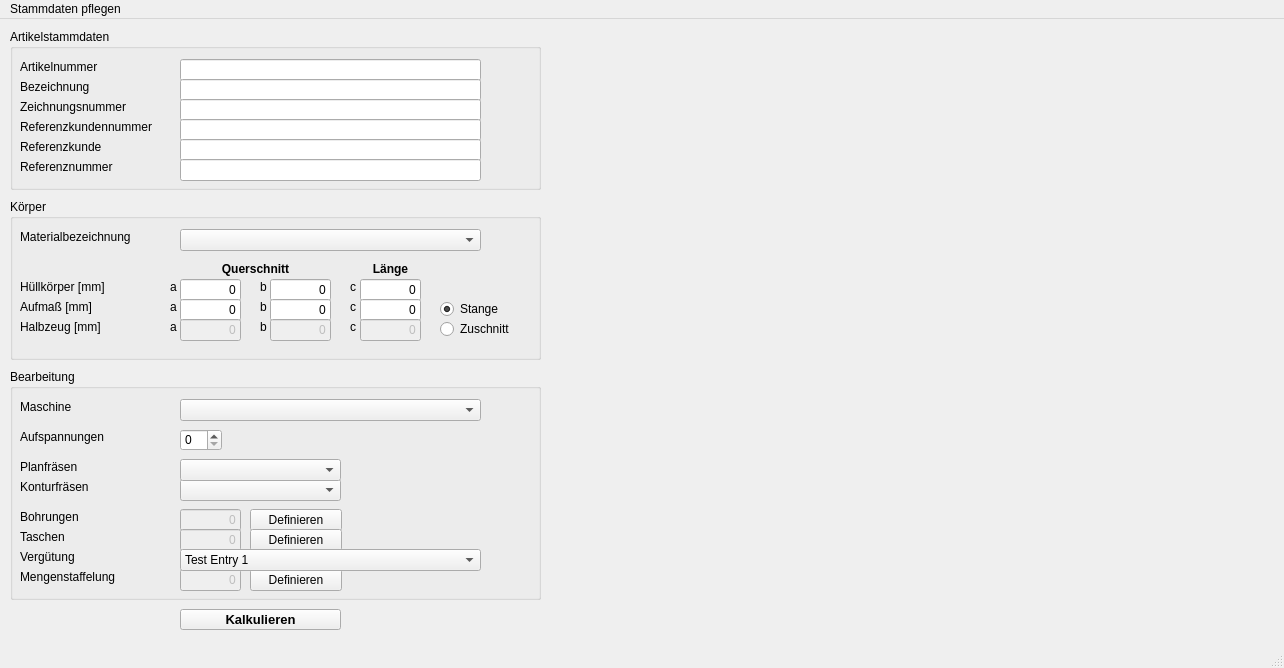
<?xml version="1.0" encoding="UTF-8"?>
<ui version="4.0">
 <class>MainWindow</class>
 <widget class="QMainWindow" name="MainWindow">
  <property name="geometry">
   <rect>
    <x>0</x>
    <y>0</y>
    <width>1284</width>
    <height>668</height>
   </rect>
  </property>
  <property name="windowTitle">
   <string>SoKa</string>
  </property>
  <widget class="QWidget" name="centralwidget">
   <widget class="QGroupBox" name="groupBox_materialmaster">
    <property name="geometry">
     <rect>
      <x>10</x>
      <y>10</y>
      <width>531</width>
      <height>161</height>
     </rect>
    </property>
    <property name="title">
     <string>Artikelstammdaten</string>
    </property>
    <widget class="QLabel" name="label_articleName">
     <property name="geometry">
      <rect>
       <x>10</x>
       <y>50</y>
       <width>171</width>
       <height>16</height>
      </rect>
     </property>
     <property name="text">
      <string>Bezeichnung</string>
     </property>
    </widget>
    <widget class="QLabel" name="label_referenceID">
     <property name="geometry">
      <rect>
       <x>10</x>
       <y>130</y>
       <width>171</width>
       <height>16</height>
      </rect>
     </property>
     <property name="text">
      <string>Referenznummer</string>
     </property>
    </widget>
    <widget class="QLabel" name="label_referenceCustomerID">
     <property name="geometry">
      <rect>
       <x>10</x>
       <y>90</y>
       <width>171</width>
       <height>16</height>
      </rect>
     </property>
     <property name="text">
      <string>Referenzkundennummer</string>
     </property>
    </widget>
    <widget class="QLabel" name="label_referenceCustomer">
     <property name="geometry">
      <rect>
       <x>10</x>
       <y>110</y>
       <width>171</width>
       <height>16</height>
      </rect>
     </property>
     <property name="text">
      <string>Referenzkunde</string>
     </property>
    </widget>
    <widget class="QLabel" name="label_articleID">
     <property name="geometry">
      <rect>
       <x>10</x>
       <y>30</y>
       <width>171</width>
       <height>16</height>
      </rect>
     </property>
     <property name="text">
      <string>Artikelnummer</string>
     </property>
    </widget>
    <widget class="QLabel" name="label_sketchID">
     <property name="geometry">
      <rect>
       <x>10</x>
       <y>70</y>
       <width>171</width>
       <height>16</height>
      </rect>
     </property>
     <property name="text">
      <string>Zeichnungsnummer</string>
     </property>
    </widget>
    <widget class="QLineEdit" name="lineEdit_articleID">
     <property name="geometry">
      <rect>
       <x>170</x>
       <y>30</y>
       <width>301</width>
       <height>22</height>
      </rect>
     </property>
    </widget>
    <widget class="QLineEdit" name="lineEdit_articleName">
     <property name="geometry">
      <rect>
       <x>170</x>
       <y>50</y>
       <width>301</width>
       <height>22</height>
      </rect>
     </property>
    </widget>
    <widget class="QLineEdit" name="lineEdit_sketchID">
     <property name="geometry">
      <rect>
       <x>170</x>
       <y>70</y>
       <width>301</width>
       <height>22</height>
      </rect>
     </property>
    </widget>
    <widget class="QLineEdit" name="lineEdit_referenceCustomerID">
     <property name="geometry">
      <rect>
       <x>170</x>
       <y>90</y>
       <width>301</width>
       <height>22</height>
      </rect>
     </property>
    </widget>
    <widget class="QLineEdit" name="lineEdit_referenceCustomer">
     <property name="geometry">
      <rect>
       <x>170</x>
       <y>110</y>
       <width>301</width>
       <height>22</height>
      </rect>
     </property>
    </widget>
    <widget class="QLineEdit" name="lineEdit_referenceID">
     <property name="geometry">
      <rect>
       <x>170</x>
       <y>130</y>
       <width>301</width>
       <height>22</height>
      </rect>
     </property>
    </widget>
   </widget>
   <widget class="QGroupBox" name="groupBox_body">
    <property name="geometry">
     <rect>
      <x>10</x>
      <y>180</y>
      <width>531</width>
      <height>161</height>
     </rect>
    </property>
    <property name="title">
     <string>Körper</string>
    </property>
    <widget class="QLabel" name="label_material">
     <property name="geometry">
      <rect>
       <x>10</x>
       <y>30</y>
       <width>171</width>
       <height>16</height>
      </rect>
     </property>
     <property name="text">
      <string>Materialbezeichnung</string>
     </property>
    </widget>
    <widget class="QLabel" name="label_crosssection">
     <property name="geometry">
      <rect>
       <x>170</x>
       <y>60</y>
       <width>151</width>
       <height>20</height>
      </rect>
     </property>
     <property name="font">
      <font>
       <weight>75</weight>
       <bold>true</bold>
      </font>
     </property>
     <property name="text">
      <string>Querschnitt</string>
     </property>
     <property name="alignment">
      <set>Qt::AlignCenter</set>
     </property>
    </widget>
    <widget class="QLabel" name="label_length">
     <property name="geometry">
      <rect>
       <x>350</x>
       <y>60</y>
       <width>61</width>
       <height>20</height>
      </rect>
     </property>
     <property name="font">
      <font>
       <weight>75</weight>
       <bold>true</bold>
      </font>
     </property>
     <property name="text">
      <string>Länge</string>
     </property>
     <property name="alignment">
      <set>Qt::AlignCenter</set>
     </property>
    </widget>
    <widget class="QLabel" name="label_body">
     <property name="geometry">
      <rect>
       <x>10</x>
       <y>80</y>
       <width>171</width>
       <height>16</height>
      </rect>
     </property>
     <property name="text">
      <string>Hüllkörper [mm]</string>
     </property>
    </widget>
    <widget class="QLabel" name="label_allowance">
     <property name="geometry">
      <rect>
       <x>10</x>
       <y>100</y>
       <width>171</width>
       <height>16</height>
      </rect>
     </property>
     <property name="text">
      <string>Aufmaß [mm]</string>
     </property>
    </widget>
    <widget class="QLabel" name="label_semifinished">
     <property name="geometry">
      <rect>
       <x>10</x>
       <y>120</y>
       <width>171</width>
       <height>16</height>
      </rect>
     </property>
     <property name="text">
      <string>Halbzeug [mm]</string>
     </property>
    </widget>
    <widget class="QLabel" name="label_bodySideA">
     <property name="geometry">
      <rect>
       <x>160</x>
       <y>80</y>
       <width>16</width>
       <height>16</height>
      </rect>
     </property>
     <property name="text">
      <string>a</string>
     </property>
    </widget>
    <widget class="QLabel" name="label_bodySideB">
     <property name="geometry">
      <rect>
       <x>250</x>
       <y>80</y>
       <width>16</width>
       <height>16</height>
      </rect>
     </property>
     <property name="text">
      <string>b</string>
     </property>
    </widget>
    <widget class="QLabel" name="label_bodySideC">
     <property name="geometry">
      <rect>
       <x>340</x>
       <y>80</y>
       <width>16</width>
       <height>16</height>
      </rect>
     </property>
     <property name="text">
      <string>c</string>
     </property>
    </widget>
    <widget class="QLabel" name="label_allowanceSideA">
     <property name="geometry">
      <rect>
       <x>160</x>
       <y>100</y>
       <width>16</width>
       <height>16</height>
      </rect>
     </property>
     <property name="text">
      <string>a</string>
     </property>
    </widget>
    <widget class="QLabel" name="label_allowanceSideB">
     <property name="geometry">
      <rect>
       <x>250</x>
       <y>100</y>
       <width>16</width>
       <height>16</height>
      </rect>
     </property>
     <property name="text">
      <string>b</string>
     </property>
    </widget>
    <widget class="QLabel" name="label_allowanceSideC">
     <property name="geometry">
      <rect>
       <x>340</x>
       <y>100</y>
       <width>16</width>
       <height>16</height>
      </rect>
     </property>
     <property name="text">
      <string>c</string>
     </property>
    </widget>
    <widget class="QLabel" name="label_semifinishedSideB">
     <property name="geometry">
      <rect>
       <x>250</x>
       <y>120</y>
       <width>16</width>
       <height>16</height>
      </rect>
     </property>
     <property name="text">
      <string>b</string>
     </property>
    </widget>
    <widget class="QLabel" name="label_semifinishedSideA">
     <property name="geometry">
      <rect>
       <x>160</x>
       <y>120</y>
       <width>16</width>
       <height>16</height>
      </rect>
     </property>
     <property name="text">
      <string>a</string>
     </property>
    </widget>
    <widget class="QLabel" name="label_semifinishedSideC">
     <property name="geometry">
      <rect>
       <x>340</x>
       <y>120</y>
       <width>16</width>
       <height>16</height>
      </rect>
     </property>
     <property name="text">
      <string>c</string>
     </property>
    </widget>
    <widget class="QLineEdit" name="lineEdit_bodySideA">
     <property name="geometry">
      <rect>
       <x>170</x>
       <y>80</y>
       <width>61</width>
       <height>22</height>
      </rect>
     </property>
     <property name="text">
      <string>0</string>
     </property>
     <property name="alignment">
      <set>Qt::AlignRight|Qt::AlignTrailing|Qt::AlignVCenter</set>
     </property>
    </widget>
    <widget class="QLineEdit" name="lineEdit_bodySideB">
     <property name="geometry">
      <rect>
       <x>260</x>
       <y>80</y>
       <width>61</width>
       <height>22</height>
      </rect>
     </property>
     <property name="text">
      <string>0</string>
     </property>
     <property name="alignment">
      <set>Qt::AlignRight|Qt::AlignTrailing|Qt::AlignVCenter</set>
     </property>
    </widget>
    <widget class="QLineEdit" name="lineEdit_bodySideC">
     <property name="geometry">
      <rect>
       <x>350</x>
       <y>80</y>
       <width>61</width>
       <height>22</height>
      </rect>
     </property>
     <property name="text">
      <string>0</string>
     </property>
     <property name="alignment">
      <set>Qt::AlignRight|Qt::AlignTrailing|Qt::AlignVCenter</set>
     </property>
    </widget>
    <widget class="QLineEdit" name="lineEdit_allowanceSideA">
     <property name="geometry">
      <rect>
       <x>170</x>
       <y>100</y>
       <width>61</width>
       <height>22</height>
      </rect>
     </property>
     <property name="text">
      <string>0</string>
     </property>
     <property name="alignment">
      <set>Qt::AlignRight|Qt::AlignTrailing|Qt::AlignVCenter</set>
     </property>
    </widget>
    <widget class="QLineEdit" name="lineEdit_allowanceSideB">
     <property name="geometry">
      <rect>
       <x>260</x>
       <y>100</y>
       <width>61</width>
       <height>22</height>
      </rect>
     </property>
     <property name="text">
      <string>0</string>
     </property>
     <property name="alignment">
      <set>Qt::AlignRight|Qt::AlignTrailing|Qt::AlignVCenter</set>
     </property>
    </widget>
    <widget class="QLineEdit" name="lineEdit_allowanceSideC">
     <property name="geometry">
      <rect>
       <x>350</x>
       <y>100</y>
       <width>61</width>
       <height>22</height>
      </rect>
     </property>
     <property name="text">
      <string>0</string>
     </property>
     <property name="alignment">
      <set>Qt::AlignRight|Qt::AlignTrailing|Qt::AlignVCenter</set>
     </property>
    </widget>
    <widget class="QLineEdit" name="lineEdit_semifinishedSideA">
     <property name="enabled">
      <bool>false</bool>
     </property>
     <property name="geometry">
      <rect>
       <x>170</x>
       <y>120</y>
       <width>61</width>
       <height>22</height>
      </rect>
     </property>
     <property name="text">
      <string>0</string>
     </property>
     <property name="alignment">
      <set>Qt::AlignRight|Qt::AlignTrailing|Qt::AlignVCenter</set>
     </property>
    </widget>
    <widget class="QLineEdit" name="lineEdit_semifinishedSideB">
     <property name="enabled">
      <bool>false</bool>
     </property>
     <property name="geometry">
      <rect>
       <x>260</x>
       <y>120</y>
       <width>61</width>
       <height>22</height>
      </rect>
     </property>
     <property name="text">
      <string>0</string>
     </property>
     <property name="alignment">
      <set>Qt::AlignRight|Qt::AlignTrailing|Qt::AlignVCenter</set>
     </property>
    </widget>
    <widget class="QLineEdit" name="lineEdit_semifinishedSideC">
     <property name="enabled">
      <bool>false</bool>
     </property>
     <property name="geometry">
      <rect>
       <x>350</x>
       <y>120</y>
       <width>61</width>
       <height>22</height>
      </rect>
     </property>
     <property name="text">
      <string>0</string>
     </property>
     <property name="alignment">
      <set>Qt::AlignRight|Qt::AlignTrailing|Qt::AlignVCenter</set>
     </property>
    </widget>
    <widget class="QLabel" name="label_sizeNotFound">
     <property name="geometry">
      <rect>
       <x>170</x>
       <y>144</y>
       <width>311</width>
       <height>16</height>
      </rect>
     </property>
     <property name="styleSheet">
      <string notr="true">color: rgb(255, 0, 0);</string>
     </property>
     <property name="text">
      <string/>
     </property>
    </widget>
    <widget class="QComboBox" name="comboBox_material">
     <property name="geometry">
      <rect>
       <x>170</x>
       <y>30</y>
       <width>301</width>
       <height>22</height>
      </rect>
     </property>
    </widget>
    <widget class="QRadioButton" name="radioButton_bar">
     <property name="geometry">
      <rect>
       <x>430</x>
       <y>100</y>
       <width>95</width>
       <height>20</height>
      </rect>
     </property>
     <property name="text">
      <string>Stange</string>
     </property>
     <property name="checked">
      <bool>true</bool>
     </property>
    </widget>
    <widget class="QRadioButton" name="radioButton_cutted">
     <property name="geometry">
      <rect>
       <x>430</x>
       <y>120</y>
       <width>95</width>
       <height>20</height>
      </rect>
     </property>
     <property name="text">
      <string>Zuschnitt</string>
     </property>
    </widget>
   </widget>
   <widget class="QGroupBox" name="groupBox_modification">
    <property name="geometry">
     <rect>
      <x>10</x>
      <y>350</y>
      <width>531</width>
      <height>231</height>
     </rect>
    </property>
    <property name="title">
     <string>Bearbeitung</string>
    </property>
    <widget class="QLabel" name="label_machine">
     <property name="geometry">
      <rect>
       <x>10</x>
       <y>30</y>
       <width>171</width>
       <height>16</height>
      </rect>
     </property>
     <property name="text">
      <string>Maschine</string>
     </property>
    </widget>
    <widget class="QLabel" name="label_stretching">
     <property name="geometry">
      <rect>
       <x>10</x>
       <y>60</y>
       <width>171</width>
       <height>16</height>
      </rect>
     </property>
     <property name="text">
      <string>Aufspannungen</string>
     </property>
    </widget>
    <widget class="QLabel" name="label_faceMilling">
     <property name="geometry">
      <rect>
       <x>10</x>
       <y>90</y>
       <width>171</width>
       <height>16</height>
      </rect>
     </property>
     <property name="text">
      <string>Planfräsen</string>
     </property>
    </widget>
    <widget class="QLabel" name="label_contourMilling">
     <property name="geometry">
      <rect>
       <x>10</x>
       <y>110</y>
       <width>171</width>
       <height>16</height>
      </rect>
     </property>
     <property name="text">
      <string>Konturfräsen</string>
     </property>
    </widget>
    <widget class="QLabel" name="label_drilling">
     <property name="geometry">
      <rect>
       <x>10</x>
       <y>140</y>
       <width>171</width>
       <height>16</height>
      </rect>
     </property>
     <property name="text">
      <string>Bohrungen</string>
     </property>
    </widget>
    <widget class="QLabel" name="label_pockets">
     <property name="geometry">
      <rect>
       <x>10</x>
       <y>160</y>
       <width>171</width>
       <height>16</height>
      </rect>
     </property>
     <property name="text">
      <string>Taschen</string>
     </property>
    </widget>
    <widget class="QLabel" name="label_aging">
     <property name="geometry">
      <rect>
       <x>10</x>
       <y>180</y>
       <width>171</width>
       <height>16</height>
      </rect>
     </property>
     <property name="text">
      <string>Vergütung</string>
     </property>
    </widget>
    <widget class="QLabel" name="label_volumeScaling">
     <property name="geometry">
      <rect>
       <x>10</x>
       <y>200</y>
       <width>171</width>
       <height>16</height>
      </rect>
     </property>
     <property name="text">
      <string>Mengenstaffelung</string>
     </property>
    </widget>
    <widget class="QLineEdit" name="lineEdit_drilling">
     <property name="enabled">
      <bool>false</bool>
     </property>
     <property name="geometry">
      <rect>
       <x>170</x>
       <y>140</y>
       <width>61</width>
       <height>22</height>
      </rect>
     </property>
     <property name="text">
      <string>0</string>
     </property>
     <property name="alignment">
      <set>Qt::AlignRight|Qt::AlignTrailing|Qt::AlignVCenter</set>
     </property>
    </widget>
    <widget class="QLineEdit" name="lineEdit_pockets">
     <property name="enabled">
      <bool>false</bool>
     </property>
     <property name="geometry">
      <rect>
       <x>170</x>
       <y>160</y>
       <width>61</width>
       <height>22</height>
      </rect>
     </property>
     <property name="layoutDirection">
      <enum>Qt::LeftToRight</enum>
     </property>
     <property name="text">
      <string>0</string>
     </property>
     <property name="alignment">
      <set>Qt::AlignRight|Qt::AlignTrailing|Qt::AlignVCenter</set>
     </property>
    </widget>
    <widget class="QLineEdit" name="lineEdit_volumeScaling">
     <property name="enabled">
      <bool>false</bool>
     </property>
     <property name="geometry">
      <rect>
       <x>170</x>
       <y>200</y>
       <width>61</width>
       <height>22</height>
      </rect>
     </property>
     <property name="text">
      <string>0</string>
     </property>
     <property name="alignment">
      <set>Qt::AlignRight|Qt::AlignTrailing|Qt::AlignVCenter</set>
     </property>
    </widget>
    <widget class="QComboBox" name="comboBox_machine">
     <property name="geometry">
      <rect>
       <x>170</x>
       <y>30</y>
       <width>301</width>
       <height>22</height>
      </rect>
     </property>
     <property name="cursor">
      <cursorShape>IBeamCursor</cursorShape>
     </property>
    </widget>
    <widget class="QComboBox" name="comboBox_aging">
     <property name="geometry">
      <rect>
       <x>170</x>
       <y>180</y>
       <width>301</width>
       <height>22</height>
      </rect>
     </property>
     <property name="cursor">
      <cursorShape>IBeamCursor</cursorShape>
     </property>
     <item>
      <property name="text">
       <string>Test Entry 1</string>
      </property>
     </item>
     <item>
      <property name="text">
       <string>Test Entry 2</string>
      </property>
     </item>
    </widget>
    <widget class="QPushButton" name="pushButton_drilling">
     <property name="geometry">
      <rect>
       <x>240</x>
       <y>140</y>
       <width>92</width>
       <height>22</height>
      </rect>
     </property>
     <property name="text">
      <string>Definieren</string>
     </property>
    </widget>
    <widget class="QPushButton" name="pushButton_pockets">
     <property name="geometry">
      <rect>
       <x>240</x>
       <y>160</y>
       <width>92</width>
       <height>22</height>
      </rect>
     </property>
     <property name="text">
      <string>Definieren</string>
     </property>
    </widget>
    <widget class="QPushButton" name="pushButton_volumeScaling">
     <property name="geometry">
      <rect>
       <x>240</x>
       <y>200</y>
       <width>92</width>
       <height>22</height>
      </rect>
     </property>
     <property name="text">
      <string>Definieren</string>
     </property>
    </widget>
    <widget class="QComboBox" name="comboBox_faceMilling">
     <property name="geometry">
      <rect>
       <x>170</x>
       <y>90</y>
       <width>161</width>
       <height>22</height>
      </rect>
     </property>
     <property name="cursor">
      <cursorShape>IBeamCursor</cursorShape>
     </property>
     <item>
      <property name="text">
       <string/>
      </property>
     </item>
     <item>
      <property name="text">
       <string>A (oben)</string>
      </property>
     </item>
     <item>
      <property name="text">
       <string>A' (unten)</string>
      </property>
     </item>
     <item>
      <property name="text">
       <string>B (vorne)</string>
      </property>
     </item>
     <item>
      <property name="text">
       <string>B' (hinten)</string>
      </property>
     </item>
     <item>
      <property name="text">
       <string>C (rechts)</string>
      </property>
     </item>
     <item>
      <property name="text">
       <string>C' (links)</string>
      </property>
     </item>
    </widget>
    <widget class="QComboBox" name="comboBox_contourMilling">
     <property name="geometry">
      <rect>
       <x>170</x>
       <y>110</y>
       <width>161</width>
       <height>22</height>
      </rect>
     </property>
     <property name="cursor">
      <cursorShape>IBeamCursor</cursorShape>
     </property>
     <item>
      <property name="text">
       <string/>
      </property>
     </item>
     <item>
      <property name="text">
       <string>A (oben)</string>
      </property>
     </item>
     <item>
      <property name="text">
       <string>A' (unten)</string>
      </property>
     </item>
     <item>
      <property name="text">
       <string>B (vorne)</string>
      </property>
     </item>
     <item>
      <property name="text">
       <string>B' (hinten)</string>
      </property>
     </item>
     <item>
      <property name="text">
       <string>C (rechts)</string>
      </property>
     </item>
     <item>
      <property name="text">
       <string>C' (links)</string>
      </property>
     </item>
    </widget>
    <widget class="QSpinBox" name="spinBox_stretching">
     <property name="geometry">
      <rect>
       <x>170</x>
       <y>60</y>
       <width>42</width>
       <height>22</height>
      </rect>
     </property>
     <property name="maximum">
      <number>4</number>
     </property>
    </widget>
    <zorder>lineEdit_drilling</zorder>
    <zorder>lineEdit_pockets</zorder>
    <zorder>lineEdit_volumeScaling</zorder>
    <zorder>pushButton_volumeScaling</zorder>
    <zorder>pushButton_drilling</zorder>
    <zorder>pushButton_pockets</zorder>
    <zorder>label_machine</zorder>
    <zorder>label_stretching</zorder>
    <zorder>label_faceMilling</zorder>
    <zorder>label_contourMilling</zorder>
    <zorder>label_drilling</zorder>
    <zorder>label_pockets</zorder>
    <zorder>label_aging</zorder>
    <zorder>label_volumeScaling</zorder>
    <zorder>comboBox_machine</zorder>
    <zorder>comboBox_aging</zorder>
    <zorder>comboBox_contourMilling</zorder>
    <zorder>spinBox_stretching</zorder>
    <zorder>comboBox_faceMilling</zorder>
   </widget>
   <widget class="QPushButton" name="pushButton_calculation">
    <property name="geometry">
     <rect>
      <x>180</x>
      <y>590</y>
      <width>161</width>
      <height>21</height>
     </rect>
    </property>
    <property name="font">
     <font>
      <pointsize>10</pointsize>
      <weight>75</weight>
      <italic>false</italic>
      <bold>true</bold>
     </font>
    </property>
    <property name="text">
     <string>Kalkulieren</string>
    </property>
   </widget>
   <widget class="QWidget" name="figure" native="true">
    <property name="geometry">
     <rect>
      <x>550</x>
      <y>40</y>
      <width>681</width>
      <height>571</height>
     </rect>
    </property>
   </widget>
  </widget>
  <widget class="QStatusBar" name="statusbar"/>
  <widget class="QMenuBar" name="menuBar">
   <property name="geometry">
    <rect>
     <x>0</x>
     <y>0</y>
     <width>1284</width>
     <height>23</height>
    </rect>
   </property>
   <widget class="QMenu" name="menu_masterData">
    <property name="title">
     <string>Stammdaten pflegen</string>
    </property>
    <addaction name="action_editMaterial"/>
    <addaction name="action_newMaterial"/>
    <addaction name="separator"/>
   </widget>
   <addaction name="menu_masterData"/>
  </widget>
  <action name="action_editMaterial">
   <property name="text">
    <string>Material bearbeiten</string>
   </property>
  </action>
  <action name="action_newMaterial">
   <property name="text">
    <string>Material anlegen</string>
   </property>
  </action>
 </widget>
 <tabstops>
  <tabstop>lineEdit_articleID</tabstop>
  <tabstop>lineEdit_articleName</tabstop>
  <tabstop>lineEdit_sketchID</tabstop>
  <tabstop>lineEdit_referenceCustomerID</tabstop>
  <tabstop>lineEdit_referenceCustomer</tabstop>
  <tabstop>lineEdit_referenceID</tabstop>
  <tabstop>comboBox_material</tabstop>
  <tabstop>lineEdit_bodySideA</tabstop>
  <tabstop>lineEdit_bodySideB</tabstop>
  <tabstop>lineEdit_bodySideC</tabstop>
  <tabstop>lineEdit_allowanceSideA</tabstop>
  <tabstop>lineEdit_allowanceSideB</tabstop>
  <tabstop>lineEdit_allowanceSideC</tabstop>
  <tabstop>lineEdit_semifinishedSideA</tabstop>
  <tabstop>lineEdit_semifinishedSideB</tabstop>
  <tabstop>lineEdit_semifinishedSideC</tabstop>
  <tabstop>radioButton_bar</tabstop>
  <tabstop>radioButton_cutted</tabstop>
  <tabstop>comboBox_machine</tabstop>
  <tabstop>spinBox_stretching</tabstop>
  <tabstop>comboBox_faceMilling</tabstop>
  <tabstop>comboBox_contourMilling</tabstop>
  <tabstop>lineEdit_drilling</tabstop>
  <tabstop>pushButton_drilling</tabstop>
  <tabstop>lineEdit_pockets</tabstop>
  <tabstop>pushButton_pockets</tabstop>
  <tabstop>comboBox_aging</tabstop>
  <tabstop>lineEdit_volumeScaling</tabstop>
  <tabstop>pushButton_volumeScaling</tabstop>
  <tabstop>pushButton_calculation</tabstop>
 </tabstops>
 <resources/>
 <connections/>
</ui>
